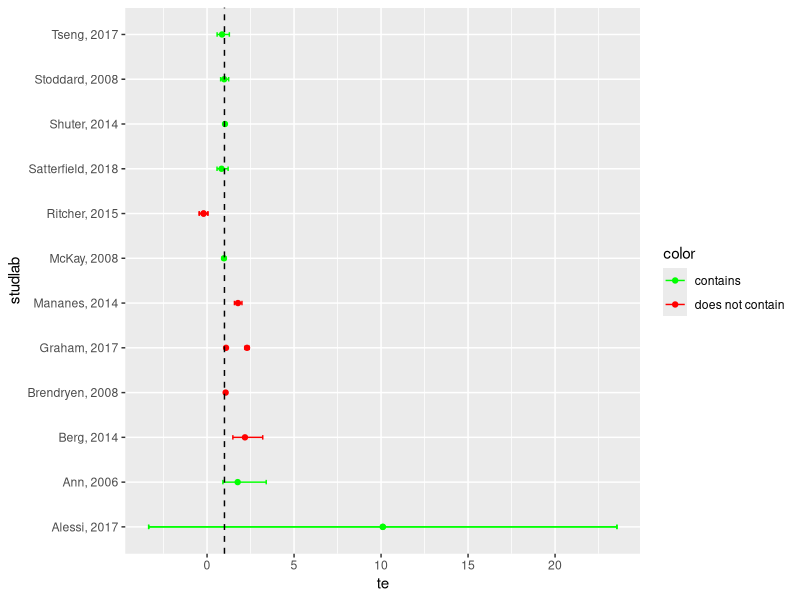
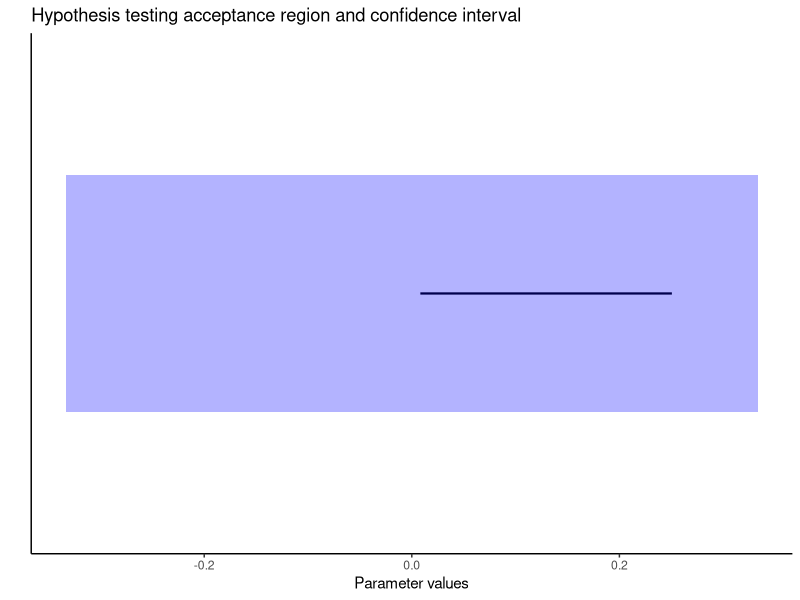
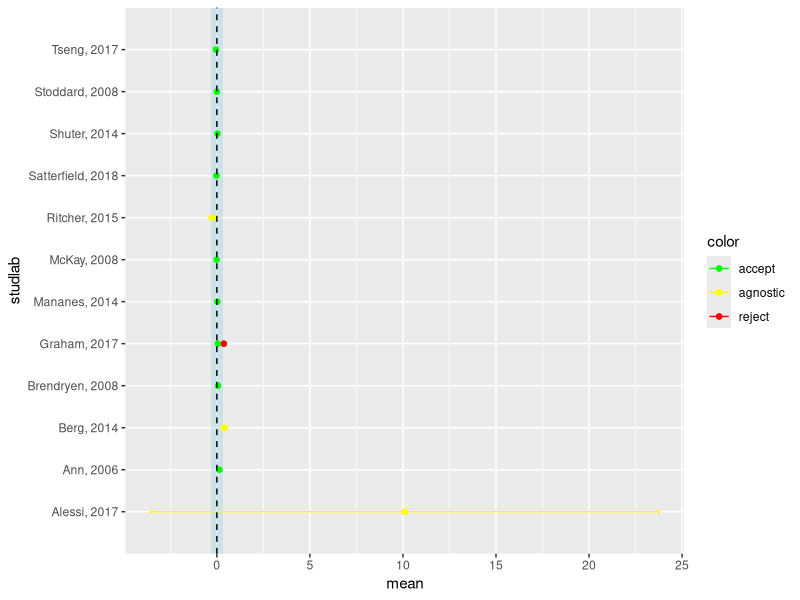

Source code (R) for these figures, in order:
library(dplyr)
library(ggplot2)

meta <- read.csv("data-raw/metanalise.csv", header = T)
View(meta)

meta_fil <- meta %>%
  filter(ne != 0 & nc != 0) %>%
  distinct() %>%
  select(studlab, te, lowerte, upperte)

View(meta_fil)

meta_fil %>%
  mutate(color = ifelse(apply(cbind(meta_fil$lowerte, meta_fil$upperte),
                              1, function(x) findInterval(1, x)) == 1,
         "contains", "does not contain")) %>%
  ggplot(aes(y = studlab, x = te, xmin = lowerte, xmax = upperte, col = color)) +
  geom_point() + geom_errorbarh(height=.1) +
  geom_vline(xintercept = 1, linetype = 'dashed') +
  scale_color_manual(values=c("green", "red"))


NNT_test <- function(confidence, NNT, event_e, n_e, event_c, n_c,
                     plot = F, verbose = T){
  epsilon <- c(-1/NNT, 1/NNT)
  prob_e <- event_e/n_e
  prob_c <- event_c/n_c
  var_e <- prob_e*(1-prob_e)/n_e
  var_c <- prob_c*(1-prob_c)/n_c
  prob_diff <- event_e/n_e - event_c/n_c
  v_diff <- var_e + var_c
  CI <- prob_diff +
    qnorm(c((1-confidence)/2, 1-(1-confidence)/2))*sqrt(v_diff)
  idxs <- findInterval(CI, epsilon)
  test_outcome <- ifelse(all(idxs == 1), "accept",
                         ifelse(all(idxs == 0) | all(idxs == 2),
                                "reject", "remain agnostic"))
  if(verbose){
    cat("REACT results:\n")
    cat("Pragmatic lower bound: ", format(epsilon[1], digits = 3, nsmall = 2, scientific = FALSE))
    cat("\n")
    cat("Pragmatic upper bound: ", format(epsilon[2], digits = 3, nsmall = 2, scientific = FALSE))
    cat("\n")
    cat("Confidence interval:")
    cat("\n")
    cat("lower bound: ", paste0(round(CI[1], digits = 3)),
        "\nupper bound: ",paste0(round(CI[2],digits = 3)), sep = "")
    cat("\n")
    cat("REACT conclusion:\n")
    message("Based on the provided confidence interval we ", test_outcome,
            ifelse(test_outcome == "remain agnostic", ".", " the null hypothesis."))
  }
  if(plot){
    p <- ggplot2::ggplot()+
      ggplot2::coord_cartesian(ylim=c(-0.1, 0.1)) +
      ggplot2::geom_segment(ggplot2::aes(x = CI[1], y = 0,
                                         xend = CI[2], yend = 0), linewidth = 0.75)+
      ggplot2::annotate('rect', xmin = epsilon[1], xmax = epsilon[2],
                        ymin = -0.05, ymax = 0.05, alpha=.3, fill='blue')+
      ggplot2::theme_bw()+
      ggplot2::theme(
        panel.border = ggplot2::element_blank(),
        panel.grid.major = ggplot2::element_blank(),
        panel.grid.minor = ggplot2::element_blank(),
        axis.line = ggplot2::element_line(colour = "black"),
        axis.text.y = ggplot2::element_blank(),
        axis.ticks.y = ggplot2::element_blank())+
      ggplot2::labs(y = "",
                    x = "Parameter values",
                    title = "Hypothesis testing acceptance region and confidence interval")

    show(p)

  }

  return(list(CI = CI,
              pragmatic = epsilon,
              test_outcome = test_outcome))
}

NNT_test(confidence = 0.95, NNT = 3,
         event_e = 77, n_e = 257, event_c = 8, n_c = 47,
         plot = T)

alpha <- .05
meta_fil <- meta %>%
  filter(ne != 0 & nc != 0) %>%
  distinct() %>%
  mutate(dist = ifelse(is.na(evente), "Student-T", "Binomial"),
         meane = ifelse(dist == "Binomial", evente/ne, meane),
         meanc = ifelse(dist == "Binomial", eventc/nc, meanc),
         sde = ifelse(dist == "Binomial", sqrt(abs(meane*(1-meane)/ne)), sde),
         sdc = ifelse(dist == "Binomial", sqrt(abs(meanc*(1-meanc)/nc)), sdc),
         mean = meane - meanc,
         Se = sde^2/ne,
         Sc = sdc^2/nc,
         sd = ifelse(dist == "Binomial",
                     sqrt(sde^2 + sdc^2),
                     sqrt(Se + Sc)),
         df = ifelse(dist == "Binomial", NA,
                     round((Se + Sc)^2/(Se^2/(ne-1) + Sc^2/(nc-1)))),
         CIlower = mean + ifelse(dist=="Binomial",
                                 qnorm(alpha/2)*sd,
                                 qt(alpha/2, df)*sd),
         CIupper = mean + ifelse(dist=="Binomial",
                                 qnorm(1 - alpha/2)*sd,
                                 qt(1 - alpha/2, df)*sd)
         ) %>%
  select(studlab, dist, ne, meane, sde, nc, meanc, sdc,
         mean, sd, df, CIlower, CIupper,
         lowerte, upperte, te) %>%
  distinct()


NNT <- 3
epsilon <- 1/NNT
idxs <- matrix(findInterval(as.matrix(meta_fil[c("CIlower", "CIupper")]),
               c(-epsilon,epsilon)), ncol = 2)

meta_fil %>%
  mutate(color = factor(ifelse(idxs[,1] == 1 & idxs[,2] == 1, 0,
                               ifelse((idxs[,1] == 0 & idxs[,2] == 0) |
                                        (idxs[,1] == 2 & idxs[,2] == 2), 1,
                                      1/2)),
                        levels = c(0, 1/2, 1),
                        labels = c("accept", "agnostic", "reject"))) %>%
  ggplot(aes(y = studlab, x = mean, xmin = CIlower, xmax = CIupper, col = color)) +
  geom_point(fill = NA) +
  annotate('rect', xmin = -epsilon, xmax = epsilon,
           ymin = 0, ymax = 13, alpha=.5, fill='lightblue') +
  geom_point() +
  geom_errorbarh(height=.1) +
  geom_vline(xintercept = 0, linetype = 'dashed') +
  scale_color_manual(labels = c("accept", "agnostic", "reject"),
                     values=c("green", "yellow", "red"))

